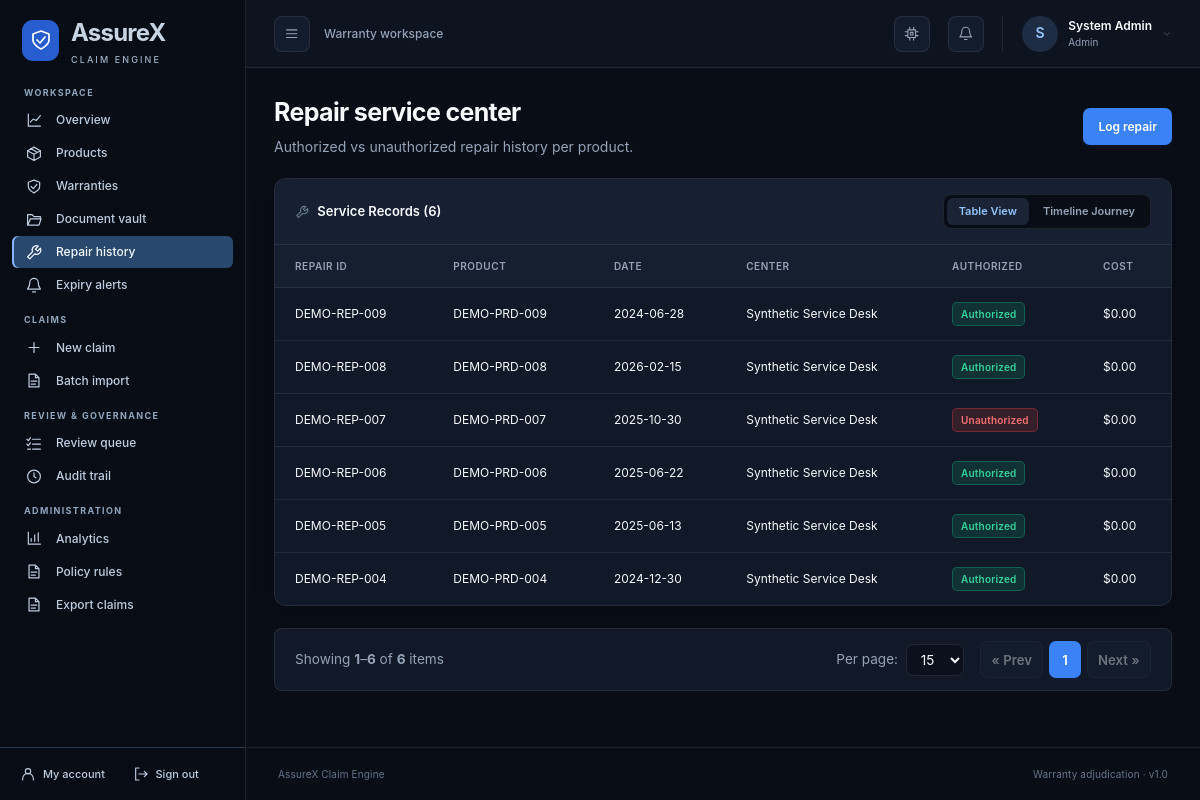
The page /repairs (signed in) on the database its author committed.
### src/assurex_claim_engine/db/database.py (models this page shows)
class User(Base):
    __tablename__ = "users"
    id = Column(Integer, primary_key=True, index=True)
    user_id = Column(String(50), unique=True, index=True, nullable=False)
    email = Column(String(100), unique=True, index=True, nullable=False)
    hashed_password = Column(String(255), nullable=False)
    full_name = Column(String(100), nullable=False)
    role = Column(String(30), nullable=False, default="customer")
    phone_number = Column(String(50), nullable=True, default="")
    mailing_address = Column(Text, nullable=True, default="")
    created_at = Column(DateTime, default=_utcnow)
    products = relationship("Product", back_populates="owner")
    claims = relationship("Claim", back_populates="claimant")
    documents = relationship("Document", back_populates="owner")
    repairs = relationship("Repair", back_populates="owner")

class Repair(Base):
    __tablename__ = "repairs"
    id = Column(Integer, primary_key=True, index=True)
    repair_id = Column(String(50), unique=True, index=True, nullable=False)
    product_id = Column(String(50), ForeignKey("products.product_id"), nullable=False)
    user_id = Column(String(50), ForeignKey("users.user_id"), nullable=False)
    repair_date = Column(String(20), nullable=False)
    service_center_name = Column(String(150), nullable=False)
    replaced_parts = Column(String(255), nullable=True)
    repair_cost = Column(Float, nullable=True, default=0.0)
    outcome = Column(String(100), nullable=True)
    authorized = Column(Boolean, default=True)
    created_at = Column(DateTime, default=_utcnow)
    product = relationship("Product", back_populates="repairs")
    owner = relationship("User", back_populates="repairs")

### src/assurex_claim_engine/web/app.py (the view)
@app.get("/repairs", response_class=HTMLResponse)
def repairs_list(
    request: Request,
    current_user: User = Depends(require_login),
    db: Session = Depends(get_db),
):
    repairs_q = scoped_repairs(db, current_user).order_by(Repair.created_at.desc())
    page = request.query_params.get("page", 1)
    per_page = request.query_params.get("per_page", 15)
    pagination = paginate(repairs_q, page=page, per_page=per_page)
    products = scoped_products(db, current_user).all()
    return render(
        request,
        "repair_history.html",
        {
            "user": current_user,
            "repairs": pagination["items"],
            "pagination": pagination,
            "products": products,
        },
        db=db,
    )

### templates/repair_history.html (shortened to what this page needs)
{% extends "base.html" %}
{% block content %}
<div class="page-header" style="display:flex; justify-content:space-between; align-items:center; margin-bottom:1.25rem;">
    <div>
        <h1 style="font-size: 1.5rem; font-weight: 700;">Repair service center</h1>
        <p style="color: var(--text-sub);">Authorized vs unauthorized repair history per product.</p>
    </div>
    {% if user.role in ['customer', 'service_center', 'admin'] %}
    <a class="btn btn-primary" href="/repairs/new">Log repair</a>
    {% endif %}
</div>
<div class="panel">
    <div class="panel-header" style="display:flex; justify-content:space-between; align-items:center; flex-wrap:wrap; gap:8px;">
        <div class="panel-title"><svg class="icon" aria-hidden="true"><use href="/static/icons.svg#fa-wrench"></use></svg> Service Records ({{ pagination.total if pagination else repairs|length }})</div>
        <div class="view-switch">
            <span class="view-switch-btn active" role="button" tabindex="0" data-view-target="repair-table-pane" data-view-group="repair">Table View</span>
            <span class="view-switch-btn" role="button" tabindex="0" data-view-target="repair-timeline-pane" data-view-group="repair">Timeline Journey</span>
        </div>
    </div>
    <div class="panel-body" style="padding: 0;">
        <div id="repair-table-pane" data-view-pane="repair">
            <table class="data-table">
                <thead>
                    <tr><th>Repair ID</th><th>Product</th><th>Date</th><th>Center</th><th>Authorized</th><th>Cost</th></tr>
                </thead>
                <tbody>
                    {% for r in repairs %}
                    <tr>
                        <td>{{ r.repair_id }}</td>
                        <td>{{ r.product_id }}</td>
                        <td>{{ r.repair_date }}</td>
                        <td>{{ r.service_center_name }}</td>
                        <td>
                            {% if r.authorized %}
                            <span class="status-badge status-valid">Authorized</span>
                            {% else %}
                            <span class="status-badge status-invalid">Unauthorized</span>
                            {% endif %}
                        </td>
                        <td>${{ "%.2f"|format(r.repair_cost or 0) }}</td>
                    </tr>
                    {% else %}
                    <tr><td colspan="6" style="color:var(--text-sub);">No repairs logged.</td></tr>
                    {% endfor %}
                </tbody>
            </table>
        </div>
    </div>
</div>
{% include "components/pagination.html" %}
{% endblock %}

### templates/base.html (shortened to what this page needs)
<!DOCTYPE html>
<html lang="en">
<head>
    <link rel="stylesheet" href="/static/css/dashboard.css">
</head>
{% set active_role = user.role if user else request.session.get('role') %}
{% set active_name = user.full_name if user else request.session.get('full_name') %}
{% set path = request.url.path %}
{% macro nav(url, label, icon, prefix=false) %}
<a href="{{ url }}" aria-label="{{ label }}" class="nav-item-link{% if path == url or (prefix and path.startswith(url + '/')) %} active{% endif %}" {% if path == url or (prefix and path.startswith(url + '/')) %}aria-current="page"{% endif %} title="{{ label }}">
    <svg class="icon" aria-hidden="true"><use href="/static/icons.svg#{{ icon }}"></use></svg><span class="nav-label">{{ label }}</span>
</a>
{% endmacro %}
<body class="{% if active_role %}app-layout{% else %}auth-layout{% endif %}">
{% if active_role %}
<aside class="sidebar" id="app-sidebar" aria-label="Application sidebar">
    <a href="/" class="sidebar-brand"><span class="brand-mark"><svg class="icon" aria-hidden="true"><use href="/static/icons.svg#fa-shield-halved"></use></svg></span><span class="nav-label">AssureX<small>CLAIM ENGINE</small></span></a>
    <nav class="sidebar-nav" aria-label="Main navigation">
        <div class="nav-section-label">Workspace</div>
        {{ nav('/', 'Overview', 'fa-chart-line') }}
        {{ nav('/products', 'Products', 'fa-box', true) }}
        {{ nav('/warranties', 'Warranties', 'fa-shield', true) }}
        {{ nav('/documents', 'Document vault', 'fa-folder-open', true) }}
        {{ nav('/repairs', 'Repair history', 'fa-wrench', true) }}
        {{ nav('/alerts', 'Expiry alerts', 'fa-bell') }}
        {% if active_role in ['customer', 'service_center', 'admin'] %}
        <div class="nav-section-label">Claims</div>
        {{ nav('/claims/new', 'New claim', 'fa-plus') }}
        {{ nav('/claims/import-csv', 'Batch import', 'fa-file-csv') }}
        {% endif %}
        {% if active_role in ['reviewer', 'admin'] %}
        <div class="nav-section-label">Review & governance</div>
        {{ nav('/reviewer/queue', 'Review queue', 'fa-list-check') }}
        {{ nav('/audit-logs', 'Audit trail', 'fa-clock-rotate-left') }}
        {% endif %}
        {% if active_role == 'admin' %}
        <div class="nav-section-label">Administration</div>
        {{ nav('/admin/analytics', 'Analytics', 'fa-chart-bar') }}
        {{ nav('/admin/policies', 'Policy rules', 'fa-scroll') }}
        {{ nav('/admin/export-csv', 'Export claims', 'fa-file-export') }}
        {% endif %}
    </nav>
    <div class="sidebar-bottom">
        {{ nav('/profile', 'My account', 'fa-user-circle') }}
        {{ nav('/logout', 'Sign out', 'fa-right-from-bracket') }}
    </div>
</aside>
<div class="app-workspace">
<header class="app-topbar">
    <div class="topbar-left">
        <button class="icon-button" id="sidebar-toggle" type="button" aria-controls="app-sidebar" aria-expanded="true" aria-label="Toggle navigation"><svg class="icon" aria-hidden="true"><use href="/static/icons.svg#fa-bars"></use></svg></button>
        <span class="workspace-label">Warranty workspace</span>
    </div>
    <div class="topbar-actions">
        <button class="icon-button theme-toggle-btn" id="theme-toggle" type="button" aria-label="Toggle theme" title="Toggle dark/light theme"><svg class="icon" aria-hidden="true"><use href="/static/icons.svg#fa-wand-magic-sparkles"></use></svg></button>
        <a href="/alerts" class="icon-button alerts-link" aria-label="Expiry alerts" title="Expiry alerts"><svg class="icon" aria-hidden="true"><use href="/static/icons.svg#fa-bell"></use></svg></a>
        <a href="/profile" class="account-link"><span class="avatar">{{ (active_name or 'A')[:1]|upper }}</span><span class="account-text">{{ active_name }}<small>{{ active_role.replace('_', ' ')|title }}</small></span><svg class="icon" aria-hidden="true"><use href="/static/icons.svg#fa-chevron-down"></use></svg></a>
    </div>
</header>
{% endif %}
<main class="main-content" id="main-content" tabindex="-1">
    {% block content %}{% endblock %}
</main>
{% if active_role %}<footer class="app-footer"><span>AssureX Claim Engine</span><span>Warranty adjudication · v1.0</span></footer>{% endif %}
</div>
</body>
</html>

### rows shown on the page
User: full_name "S", full_name "System Admin", replace "Admin"
Repair: repair_id "DEMO-REP-009", product_id "DEMO-PRD-009", repair_date "2024-06-28", service_center_name "Synthetic Service Desk", authorized "Authorized", repair_cost "0.00"
Repair: repair_id "DEMO-REP-008", product_id "DEMO-PRD-008", repair_date "2026-02-15", service_center_name "Synthetic Service Desk", authorized "Authorized", repair_cost "0.00"
Repair: repair_id "DEMO-REP-007", product_id "DEMO-PRD-007", repair_date "2025-10-30", service_center_name "Synthetic Service Desk", authorized "Unauthorized", repair_cost "0.00"
Repair: repair_id "DEMO-REP-006", product_id "DEMO-PRD-006", repair_date "2025-06-22", service_center_name "Synthetic Service Desk", authorized "Authorized", repair_cost "0.00"
Repair: repair_id "DEMO-REP-005", product_id "DEMO-PRD-005", repair_date "2025-06-13", service_center_name "Synthetic Service Desk", authorized "Authorized", repair_cost "0.00"
Repair: repair_id "DEMO-REP-004", product_id "DEMO-PRD-004", repair_date "2024-12-30", service_center_name "Synthetic Service Desk", authorized "Authorized", repair_cost "0.00"

### other values the page prints
{{ label }} "Overview Products Warranties Document vault Repair history Expiry alerts New claim Batch import Review queue Audit trail Analytics Policy rules Export claims My account Sign out"
{{ pagination.total if pagination else repairs|length }} "6"
{{ pagination.start_idx }} "1"
{{ pagination.end_idx }} "6"
{{ pagination.total }} "6"
{{ p }} "1"
form field value "15"
